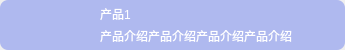
<?xml version="1.0" encoding="UTF-8"?>
<ui version="4.0">
 <class>CProduct</class>
 <widget class="QWidget" name="CProduct">
  <property name="geometry">
   <rect>
    <x>0</x>
    <y>0</y>
    <width>345</width>
    <height>50</height>
   </rect>
  </property>
  <property name="minimumSize">
   <size>
    <width>345</width>
    <height>50</height>
   </size>
  </property>
  <property name="maximumSize">
   <size>
    <width>345</width>
    <height>50</height>
   </size>
  </property>
  <property name="windowTitle">
   <string>Form</string>
  </property>
  <layout class="QGridLayout" name="gridLayout">
   <property name="leftMargin">
    <number>0</number>
   </property>
   <property name="topMargin">
    <number>0</number>
   </property>
   <property name="rightMargin">
    <number>0</number>
   </property>
   <property name="bottomMargin">
    <number>0</number>
   </property>
   <property name="spacing">
    <number>0</number>
   </property>
   <item row="0" column="0">
    <widget class="QWidget" name="widget_product_out" native="true">
     <property name="styleSheet">
      <string notr="true">QWidget#widget_product_out{
background: rgba(79, 106, 239, 0.4);;
border-radius: 8px;
}</string>
     </property>
     <layout class="QGridLayout" name="gridLayout_2">
      <property name="leftMargin">
       <number>0</number>
      </property>
      <property name="topMargin">
       <number>0</number>
      </property>
      <property name="rightMargin">
       <number>0</number>
      </property>
      <property name="bottomMargin">
       <number>0</number>
      </property>
      <property name="spacing">
       <number>0</number>
      </property>
      <item row="0" column="0">
       <layout class="QHBoxLayout" name="horizontalLayout">
        <property name="spacing">
         <number>10</number>
        </property>
        <item>
         <widget class="QLabel" name="label_pic">
          <property name="minimumSize">
           <size>
            <width>90</width>
            <height>45</height>
           </size>
          </property>
          <property name="maximumSize">
           <size>
            <width>90</width>
            <height>45</height>
           </size>
          </property>
          <property name="styleSheet">
           <string notr="true">border-radius: 4px;
border-image: url(:/image/image/sci-fi-6770027_1920.jpg);</string>
          </property>
         </widget>
        </item>
        <item>
         <layout class="QVBoxLayout" name="verticalLayout">
          <property name="spacing">
           <number>3</number>
          </property>
          <property name="leftMargin">
           <number>0</number>
          </property>
          <property name="topMargin">
           <number>4</number>
          </property>
          <property name="bottomMargin">
           <number>5</number>
          </property>
          <item>
           <widget class="QLabel" name="label_title">
            <property name="styleSheet">
             <string notr="true">color: #FFFFFF;
font: 10pt &quot;Alibaba PuHuiTi 2.0&quot;;</string>
            </property>
            <property name="text">
             <string>产品1</string>
            </property>
           </widget>
          </item>
          <item>
           <widget class="QLabel" name="label_detail">
            <property name="styleSheet">
             <string notr="true">color: #FFFFFF;
font: 6pt &quot;Alibaba PuHuiTi 2.0&quot;;</string>
            </property>
            <property name="text">
             <string>产品介绍产品介绍产品介绍产品介绍</string>
            </property>
           </widget>
          </item>
         </layout>
        </item>
       </layout>
      </item>
     </layout>
    </widget>
   </item>
  </layout>
 </widget>
 <resources/>
 <connections/>
</ui>
